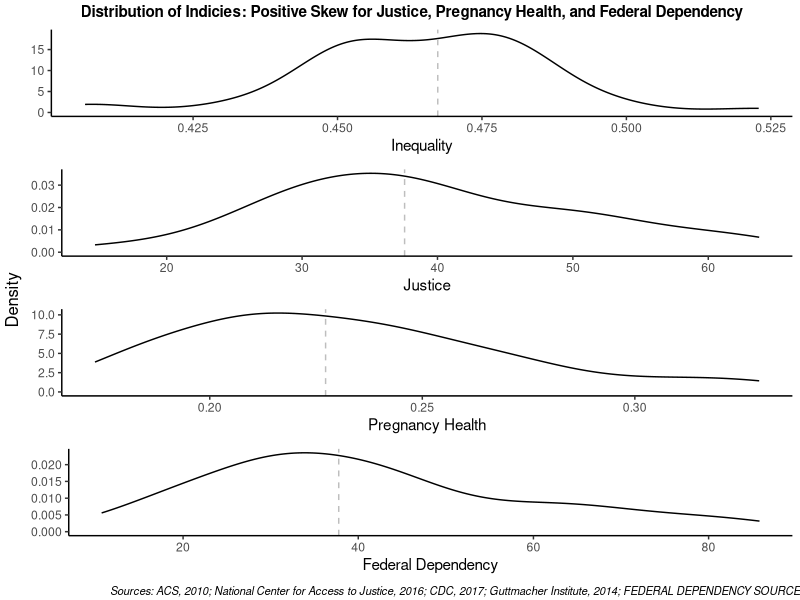
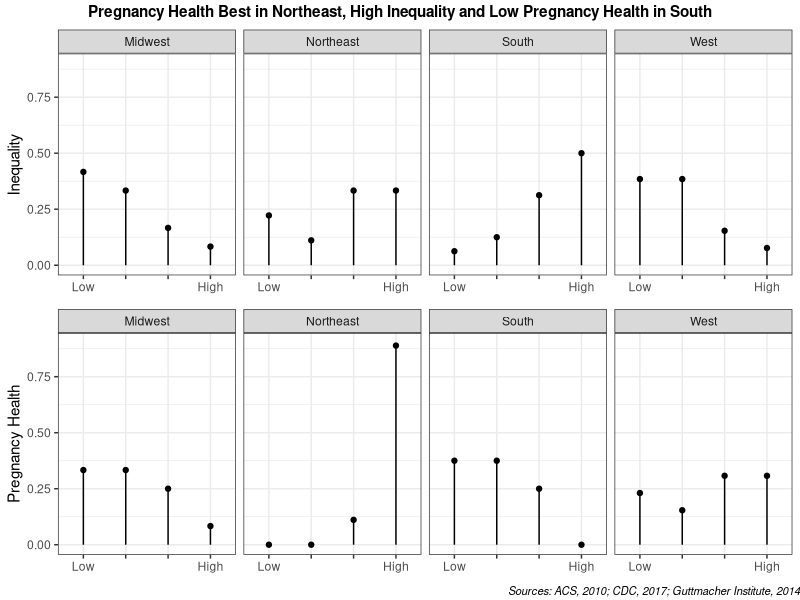
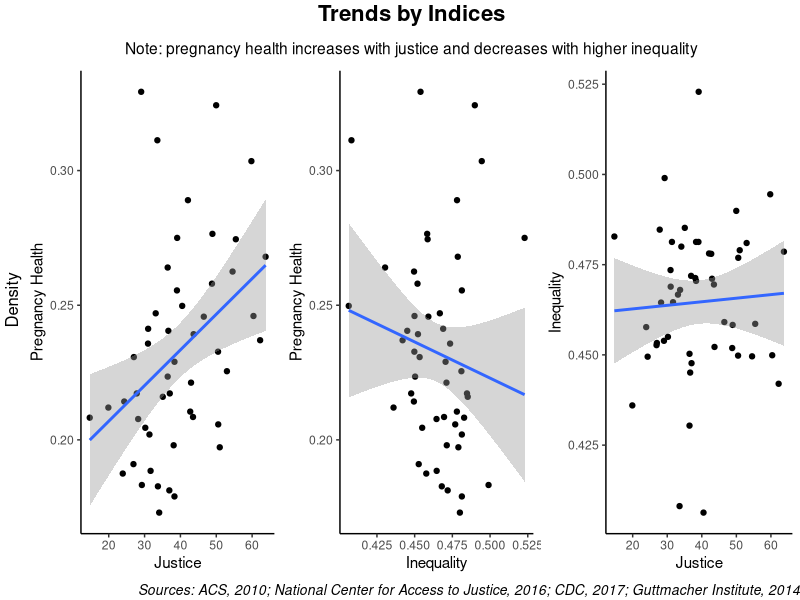

Source code (R) for these figures, in order:
## ---- chunk 1
#Rose's code for showing density plots and categorical lolliplots

#Step 1, bring in the data, create data frame
data <- read.csv("eardata.csv")
data <- as.data.frame(data)

#Step 2, create density plots for indicies with median line
library(ggplot2)
Ginibase=ggplot(data,aes(x = Gini))+stat_density(geom = "line")+theme_classic()+labs(x='Inequality', y= NULL)+geom_vline(aes(xintercept=median(Gini)),
            color="gray", linetype="dashed", size=.5)

Justicebase=ggplot(data,aes(x = JusticeIndex))+stat_density(geom = "line")+theme_classic()+labs(x='Justice', y= NULL)+geom_vline(aes(xintercept=median(JusticeIndex)),
            color="gray", linetype="dashed", size=.5)

PHIbase=ggplot(data,aes(x = PHI))+stat_density(geom = "line")+theme_classic()+labs(x='Pregnancy Health', y= NULL)+geom_vline(aes(xintercept=median(PHI)),
            color="gray", linetype="dashed", size=.5)

Dependencybase=ggplot(data,aes(x=DependencyScore))+stat_density(geom = "line")+theme_classic()+labs(x='Federal Dependency', y=NULL)+geom_vline(aes(xintercept=median(DependencyScore)),
            color="gray", linetype="dashed", size=.5)

#Combining into one plot
library(ggpubr)

DensityAll <-ggarrange(Ginibase,Justicebase,PHIbase,Dependencybase, ncol = 1,nrow = 4)

DensityAll2 = annotate_figure(DensityAll,
                            top = text_grob("Distribution of Indicies: Positive Skew for Justice, Pregnancy Health, and Federal Dependency",
                                            face = "bold", size = 11),
                            bottom = text_grob("Sources: ACS, 2010; National Center for Access to Justice, 2016; CDC, 2017; Guttmacher Institute, 2014; FEDERAL DEPENDENCY SOURCE", 
                                               hjust = 1, x = 1,
                                               face = "italic", 
                                               size = 8),
                            left = 'Density',
                            right = NULL)

DensityAll2

#Step 4, create lolliplots comparing Inequality and Pregnancy Health (most intersting comparisson)

#Create data frame - Inequality
summary(data$Gini)
data$GiniGroup =cut(data$Gini,
                          breaks = c(0.4,0.452,0.4673,0.4789,0.53),
                          #labels = c("1st Quartile","2nd Quartile","3rd Quartile", "4th Quartile"))
                          labels = c("Low"," ","  ","High"))

#marginal data frame - Inequality 
(GiniRegion=table(data$GiniGroup,data$Region))

GiniRegion_mgcol=prop.table(GiniRegion,
                              margin = 2)

GiniRegion_df<-as.data.frame(GiniRegion)
names(GiniRegion_df)
names(GiniRegion_df)<-c("GiniGroup","Region","Count")

GiniRegion_df$pctCol=as.data.frame(GiniRegion_mgcol)[,3]
head(GiniRegion_df)

#Create data frame - Pregnancy Health
summary(data$PHI)
data$PHIGroup =cut(data$PHI,
                          breaks = c(0.17,0.2062,0.2273,0.2541,0.33),
                          #labels = c("1st Quartile","2nd Quartile","3rd Quartile", "4th Quartile"))
                          labels = c("Low"," ","  ", "High"))

#marginal data frame - Pregnancy Health
(PHIRegion=table(data$PHIGroup,data$Region))

PHIRegion_mgcol=prop.table(PHIRegion,
                              margin = 2)

PHIRegion_df<-as.data.frame(PHIRegion)
names(PHIRegion_df)
names(PHIRegion_df)<-c("PHIGroup","Region","Count")

PHIRegion_df$pctCol=as.data.frame(PHIRegion_mgcol)[,3]
head(PHIRegion_df)

#Create lolliplot - Inequality
lolliplotGini = 
  ggplot(GiniRegion_df, 
                 aes(x = GiniGroup,
                     y = pctCol) ) + 
  geom_segment(aes(y = 0,
                   x = GiniGroup,  
                   yend = pctCol, #ends at the pct value
                   xend = GiniGroup)) + facet_grid( ~ Region) +
  geom_point()+theme_bw()+
  labs(y= "Inequality", 
       x=NULL)+ylim(0, .9)

#Create lolloplot - Pregnancy Health
lolliplotPHI = 
  ggplot(PHIRegion_df, 
                 aes(x = PHIGroup,
                     y = pctCol) ) + 
  geom_segment(aes(y = 0,
                   x = PHIGroup,  
                   yend = pctCol, #ends at the pct value
                   xend = PHIGroup)) + facet_grid( ~ Region) +
  geom_point()+theme_bw()+
  labs(y= "Pregnancy Health", 
       x=NULL)+ylim(0, .9)

#Group and label two plots
LolliAll_1 <-ggarrange(lolliplotGini,lolliplotPHI, ncol = 1,nrow = 2)

LolliAll_2= annotate_figure (LolliAll_1,
                            top = text_grob("Pregnancy Health Best in Northeast, High Inequality and Low Pregnancy Health in South",
                                            face = "bold", size = 11),
                            bottom = text_grob("Sources: ACS, 2010; CDC, 2017; Guttmacher Institute, 2014", 
                                               hjust = 1, x = 1,
                                               face = "italic", 
                                               size = 8))

LolliAll_2
## ---- chunk 2

a=ggplot(data, aes(x=JusticeIndex, y=PHI)) + geom_point()+
  geom_smooth(method=lm) + labs(x="Justice", y="Pregnancy Health") + theme_classic()

b=ggplot(data, aes(x=Gini, y=PHI)) + geom_point()+
  geom_smooth(method=lm) + labs(x="Inequality", y="Pregnancy Health") + theme_classic()

c=ggplot(data, aes(x=JusticeIndex, y=Gini)) + geom_point()+
  geom_smooth(method=lm) + labs(x="Justice", y="Inequality") + theme_classic()

library(ggpubr)

multireg = ggarrange(a,b,c,ncol = 3,nrow = 1)

title <- expression(atop(bold("Trends by Indices"), scriptstyle("Note: pregnancy health increases with justice and decreases with higher inequality")))
multireg2 = annotate_figure(multireg,
                            top = text_grob(title,
                                            face = "bold", size = 16),
                            bottom = text_grob("Sources: ACS, 2010; National Center for Access to Justice, 2016; CDC, 2017; Guttmacher Institute, 2014",
                                               hjust = 1, x = 1,
                                               face = "italic",
                                               size = 10),
                            left = 'Density',
                            right = NULL)


multireg2
## ---- chunk 3

## ---- chunk 4

## ---- chunk 5

